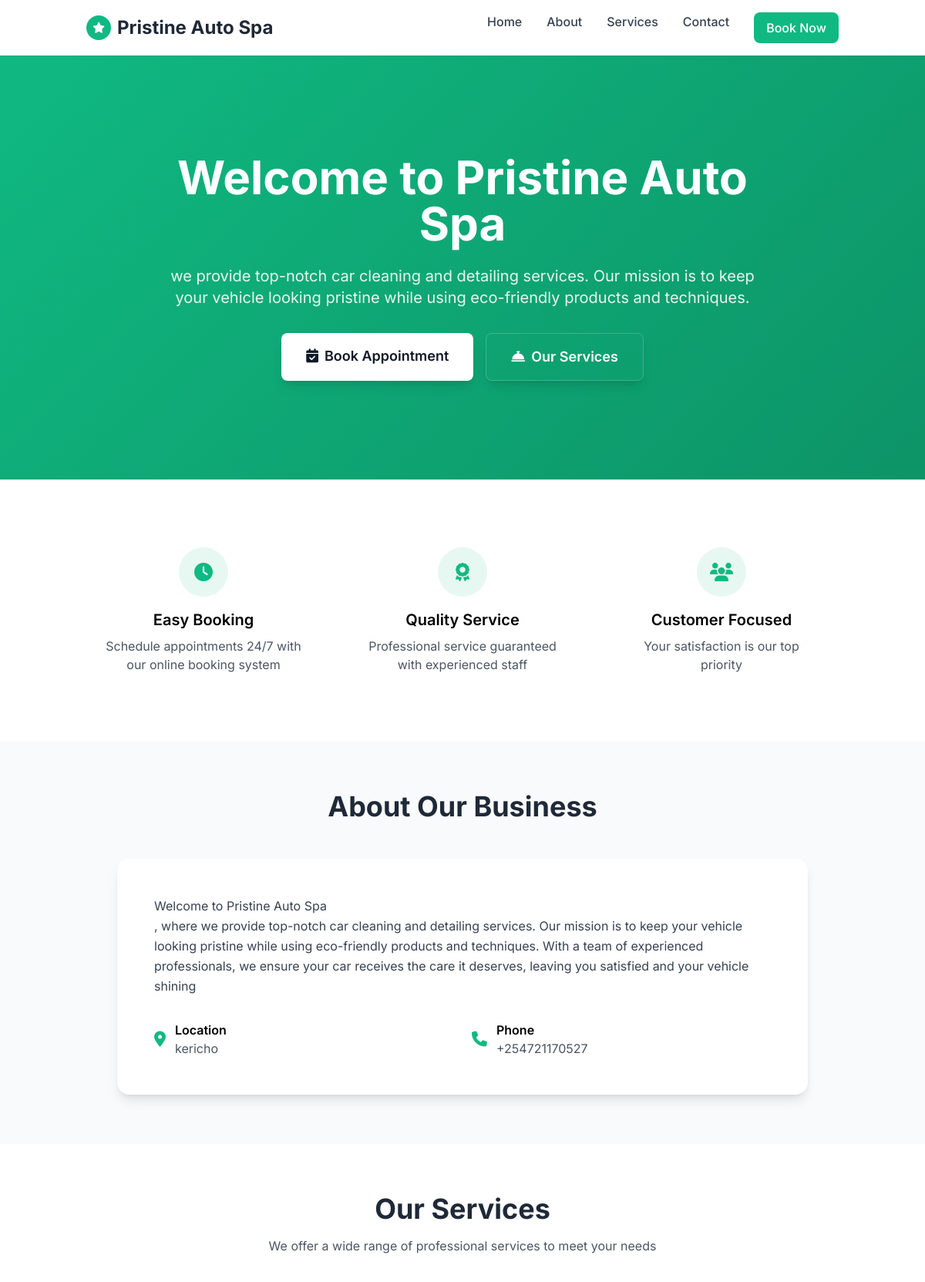
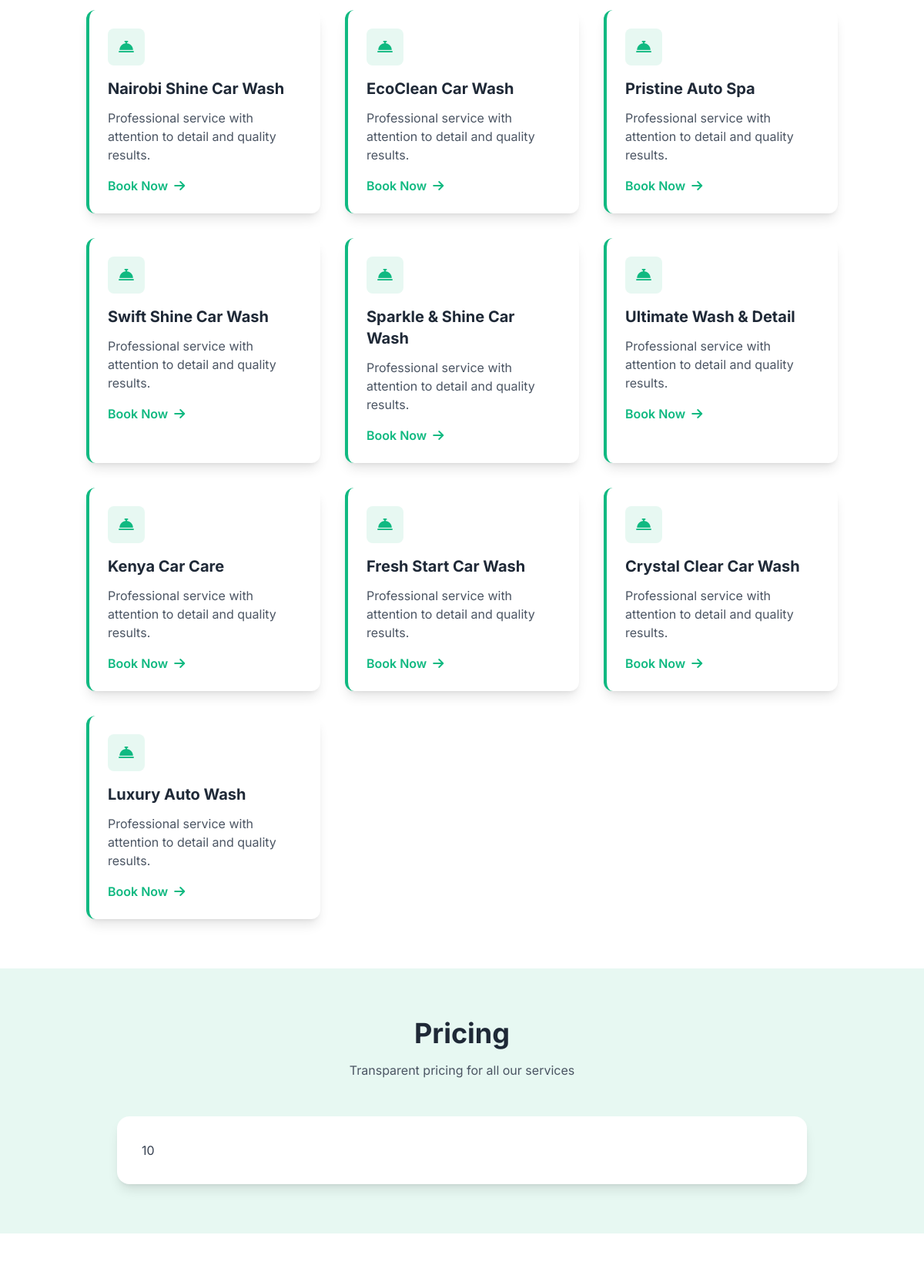
Page /core/site/26/ (upper part) on the committed database (2 pictures, top to bottom).
### core/models.py (models this page shows, shortened)
class BusinessInfo(models.Model):
    BUSINESS_TYPE_CHOICES = [
        ('car_wash', 'Car Wash'),
        ('barber', 'Barber Shop'),
        ('spa_salon', 'Spa & Salon'),
        ('gym', 'Gym & Fitness'),
    ]
    name = models.CharField(max_length=100)
    description =  models.TextField()
    business_type =  models.CharField(max_length=50, choices=BUSINESS_TYPE_CHOICES, default='car_wash')
    created_at =  models.DateTimeField(auto_now_add=True)

class BusinessWebsite(models.Model):
    business =  models.OneToOneField(BusinessInfo, on_delete=models.CASCADE, related_name='website')
    theme_color =  models.CharField(max_length=20, default='#28a745')
    hero_title = models.CharField(max_length=200, blank=True, default='')
    hero_subtitle = models.TextField(blank=True, default='' )
    welcome_message = models.TextField(blank=True, default='')
    about = models.TextField(blank=True)
    services = models.TextField(blank=True)
    pricing_details = models.TextField(help_text="Provide pricing details for different services", default='')
    contact_email = models.EmailField(blank=True)
    contact_phone = models.CharField(max_length=20, blank=True)
    address = models.CharField(max_length=255, blank=True, default='')
    location = models.CharField(max_length=255,  default='')
    closing_time = models.TimeField(default='10')
    facebook_url = models.URLField(blank=True, default='')
    instagram_url = models.URLField(blank=True, default='')
    twitter_url = models.URLField(blank=True, default='')
    meta_title = models.CharField(max_length=200, blank=True, default='')
    meta_description = models.TextField(blank=True, default='')

### core/views.py (the view)
# urls.py: path('site/<int:business_id>/', views.display_site, name='site'),
def display_site(request, business_id):
    business =  BusinessInfo.objects.get(id=business_id)
    website = business.website
    context = {
        'business':business,
        'website':website
    }
    return render(request, 'website.html', context)

### core/templates/website.html (shortened to what this page needs)
<!DOCTYPE html>
<html lang="en">
<head>
    <script src="https://cdn.tailwindcss.com"></script>
    <link rel="stylesheet" href="https://cdnjs.cloudflare.com/ajax/libs/font-awesome/6.4.0/css/all.min.css">
</head>
<body class="bg-gray-50">
    <header class="bg-white shadow-sm sticky top-0 z-50">
        <div class="container mx-auto px-6 py-4 flex justify-between items-center">
            <div class="flex items-center space-x-2">
                <div class="w-8 h-8 bg-theme rounded-full flex items-center justify-center">
                    <i class="fas fa-star text-white text-sm"></i>
                </div>
                <h1 class="text-2xl font-bold text-gray-800">
                    {{ business.name }}
                </h1>
            </div>
            <nav class="hidden md:flex space-x-8">
                <a href="#home" class="text-gray-700 hover:text-theme font-medium transition-colors">Home</a>
                <a href="#about" class="text-gray-700 hover:text-theme font-medium transition-colors">About</a>
                <a href="#services" class="text-gray-700 hover:text-theme font-medium transition-colors">Services</a>
                <a href="#contact" class="text-gray-700 hover:text-theme font-medium transition-colors">Contact</a>
                <a href="#booking" class="bg-theme text-white px-4 py-2 rounded-lg font-medium hover:bg-theme-dark transition-colors">
                    Book Now
                </a>
            </nav>
        </div>
    </header>
    <section id="home" class="hero-gradient text-white">
        <div class="container mx-auto px-6 py-20 md:py-32">
            <div class="max-w-3xl mx-auto text-center">
                <h1 class="text-4xl md:text-6xl font-bold mb-6 leading-tight">
                    {{ website.hero_title|default:"Welcome to "|add:business.name }}
                </h1>
                <p class="text-lg md:text-xl mb-8 text-white leading-relaxed opacity-90">
                    {{ website.hero_subtitle|default:business.description }}
                </p>
                <div class="flex flex-col sm:flex-row gap-4 justify-center">
                    <a href="#booking" class="bg-white text-gray-900 font-semibold px-8 py-4 rounded-lg shadow-lg text-lg hover:bg-gray-100 transition-colors">
                        <i class="fas fa-calendar-check mr-2"></i>Book Appointment
                    </a>
                    <a href="#services" class="bg-theme-dark text-white font-semibold px-8 py-4 rounded-lg shadow-lg text-lg border border-white/20 hover:bg-theme transition-colors">
                        <i class="fas fa-concierge-bell mr-2"></i>Our Services
                    </a>
                </div>
            </div>
        </div>
    </section>
    <section class="bg-white py-16">
        <div class="container mx-auto px-6">
            <div class="grid grid-cols-1 md:grid-cols-3 gap-8">
                <div class="text-center p-6">
                    <div class="w-16 h-16 bg-theme-very-light rounded-full flex items-center justify-center mx-auto mb-4">
                        <i class="fas fa-clock text-2xl text-theme"></i>
                    </div>
                    <h3 class="text-xl font-semibold mb-2">Easy Booking</h3>
                    <p class="text-gray-600">Schedule appointments 24/7 with our online booking system</p>
                </div>
                <div class="text-center p-6">
                    <div class="w-16 h-16 bg-theme-very-light rounded-full flex items-center justify-center mx-auto mb-4">
                        <i class="fas fa-award text-2xl text-theme"></i>
                    </div>
                    <h3 class="text-xl font-semibold mb-2">Quality Service</h3>
                    <p class="text-gray-600">Professional service guaranteed with experienced staff</p>
                </div>
                <div class="text-center p-6">
                    <div class="w-16 h-16 bg-theme-very-light rounded-full flex items-center justify-center mx-auto mb-4">
                        <i class="fas fa-users text-2xl text-theme"></i>
                    </div>
                    <h3 class="text-xl font-semibold mb-2">Customer Focused</h3>
                    <p class="text-gray-600">Your satisfaction is our top priority</p>
                </div>
            </div>
        </div>
    </section>
    <section id="about" class="bg-gray-50 py-16">
        <div class="container mx-auto px-6">
            <div class="max-w-4xl mx-auto">
                <h2 class="text-3xl md:text-4xl font-bold text-center mb-12 text-gray-800">About Our Business</h2>
                <div class="bg-white rounded-2xl shadow-lg p-8 md:p-12">
                    <div class="prose max-w-none text-gray-700 leading-relaxed">
                        {{ website.about|default:business.description|linebreaks }}
                    </div>
                    <div class="mt-8 grid grid-cols-1 md:grid-cols-2 gap-6">
                        <div class="flex items-center space-x-3">
                            <i class="fas fa-map-marker-alt text-theme text-xl"></i>
                            <div>
                                <h4 class="font-semibold">Location</h4>
                                <p class="text-gray-600">{{ website.address }}</p>
                            </div>
                        </div>
                        <div class="flex items-center space-x-3">
                            <i class="fas fa-phone text-theme text-xl"></i>
                            <div>
                                <h4 class="font-semibold">Phone</h4>
                                <p class="text-gray-600">{{ website.contact_phone }}</p>
                            </div>
                        </div>
                    </div>
                </div>
            </div>
        </div>
    </section>
    <section id="services" class="bg-white py-16">
        <div class="container mx-auto px-6">
            <h2 class="text-3xl md:text-4xl font-bold text-center mb-4 text-gray-800">Our Services</h2>
            <p class="text-gray-600 text-center mb-12 max-w-2xl mx-auto">
                We offer a wide range of professional services to meet your needs
            </p>
            <div class="grid grid-cols-1 md:grid-cols-2 lg:grid-cols-3 gap-8">
                {% for service in website.services.splitlines %}
                <div class="service-card bg-white rounded-xl shadow-lg p-6 border-l-4 border-theme hover:shadow-xl">
                    <div class="w-12 h-12 bg-theme-very-light rounded-lg flex items-center justify-center mb-4">
                        <i class="fas fa-concierge-bell text-theme text-xl"></i>
                    </div>
                    <h3 class="text-xl font-bold mb-3 text-gray-800">{{ service }}</h3>
                    <p class="text-gray-600 mb-4">Professional service with attention to detail and quality results.</p>
                    <a href="#booking" class="text-theme font-semibold hover:text-theme-dark transition-colors">
                        Book Now <i class="fas fa-arrow-right ml-1"></i>
                    </a>
                </div>
                {% endfor %}
            </div>
        </div>
    </section>
    {% if website.pricing_details %}
    <section class="bg-theme-very-light py-16">
        <div class="container mx-auto px-6">
            <h2 class="text-3xl md:text-4xl font-bold text-center mb-4 text-gray-800">Pricing</h2>
            <p class="text-gray-600 text-center mb-12 max-w-2xl mx-auto">
                Transparent pricing for all our services
            </p>
            <div class="max-w-4xl mx-auto bg-white rounded-2xl shadow-lg p-8">
                <div class="prose max-w-none text-gray-700">
                    {{ website.pricing_details|linebreaks }}
                </div>
            </div>
        </div>
    </section>
    {% endif %}
    <section id="booking" class="bg-white py-16">
    </section>
</body>
</html>

### rows in the picture
BusinessInfo: name "Pristine Auto Spa"
BusinessWebsite: hero_title|add "Welcome to Pristine Auto Spa", hero_subtitle "we provide top-notch car cleaning and detailing services. Our mission is to keep your vehicle looking pristine while using eco-friendly products and techniques.", about "Welcome to Pristine Auto Spa , where we provide top-notch car cleaning and detailing services. Our mission is to keep your vehicle looking pristine while using eco-friendly products and techniques. With a team of experienced professionals, we ensure your car receives the care it deserves, leaving you satisfied and your vehicle shining", address "kericho", contact_phone "+254721170527", pricing_details "10"

### other values in the picture
{{ service }} "Nairobi Shine Car Wash" "EcoClean Car Wash" "Pristine Auto Spa" "Swift Shine Car Wash" "Sparkle & Shine Car Wash" "Ultimate Wash & Detail" "Kenya Car Care" "Fresh Start Car Wash" "Crystal Clear Car Wash" "Luxury Auto Wash"
